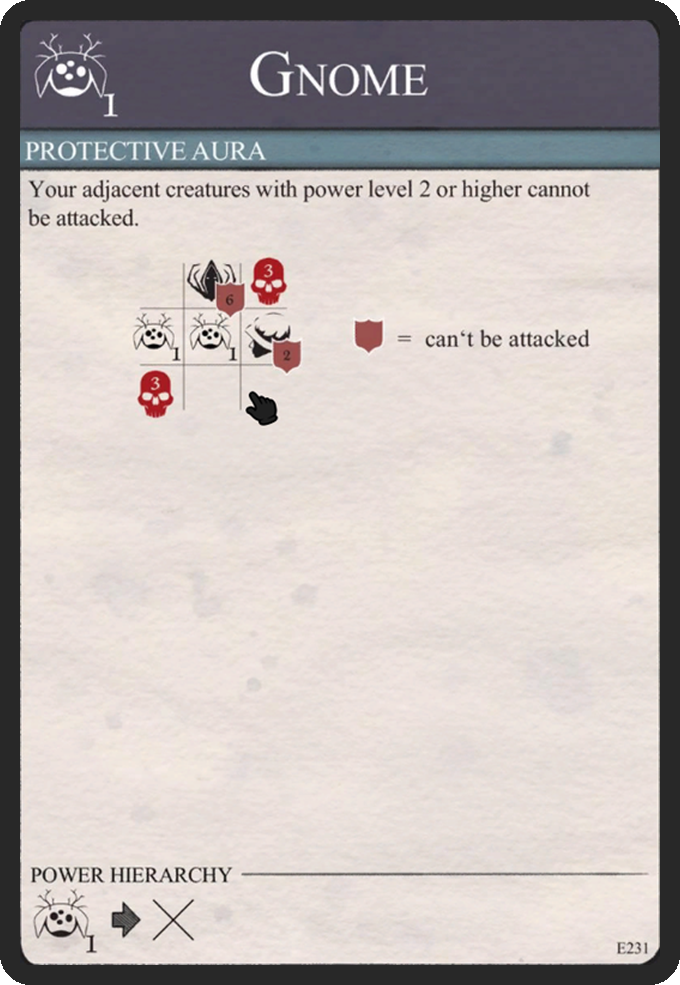
#> input picture img/BoD/rules/1.png, 680 x 985 px; its folder holds only this picture in this run
$ python normalize-rule-cards.py
#> lines starting #> are read from the running program, lines starting #| are printed output that depends on the picture; after the words box and inside, x2 and y2 are one past the last pixel; in counts of white or black regions, pixels touching at a corner belong together
"""Give every rule card image the same pixel size and the same dark frame.

The scans differ in size and in how much dark border surrounds the paper.
Text cards: the paper area is detected, scaled to one size and framed again.
Artwork cards: scaled to fill the whole card. All get the same rounded corners.
Run from the repository root: python3 tools/normalize-rule-cards.py
"""
import glob
import numpy as np
from PIL import Image, ImageDraw

W, H = 680, 985          # final card size (px)
FRAME = 20               # dark frame width around the paper
PAPER_ASPECT = 0.677     # paper width / height of the printed cards
RADIUS = 30
FRAME_RGB = (40, 40, 40)


def paper_box(img):
    a = np.asarray(img.convert("L")).astype(int)
    light = a > 90
    rows = np.where(light.mean(1) > 0.5)[0]
    cols = np.where(light.mean(0) > 0.5)[0]
    left, right, bottom = cols[0], cols[-1] + 1, rows[-1] + 1
    # The top edge is derived from the aspect ratio because some sets have a
    # dark header bar that would otherwise be taken as frame.
    top = max(0, int(round(bottom - (right - left) / PAPER_ASPECT)))
    return left, top, right, bottom


def rounded_mask():
    m = Image.new("L", (W, H), 0)
    ImageDraw.Draw(m).rounded_rectangle((0, 0, W - 1, H - 1), RADIUS, fill=255)
    return m


def cover(img, w, h):
    scale = max(w / img.width, h / img.height)
    img = img.resize((round(img.width * scale), round(img.height * scale)), Image.LANCZOS)
    x, y = (img.width - w) // 2, (img.height - h) // 2
    return img.crop((x, y, x + w, y + h))


def main():
    files = sorted(glob.glob("img/*/rules/*.png") + glob.glob("img/global/*.png"))
    mask = rounded_mask()
#> in rounded_mask, `m = Image.new("L", (W, H), 0)`: m: PIL image 680x985 L; every value is 0
#> in rounded_mask, `ImageDraw.Draw(m).rounded_rectangle((0, 0, W - 1, H - 1), RADIUS, fill..`:
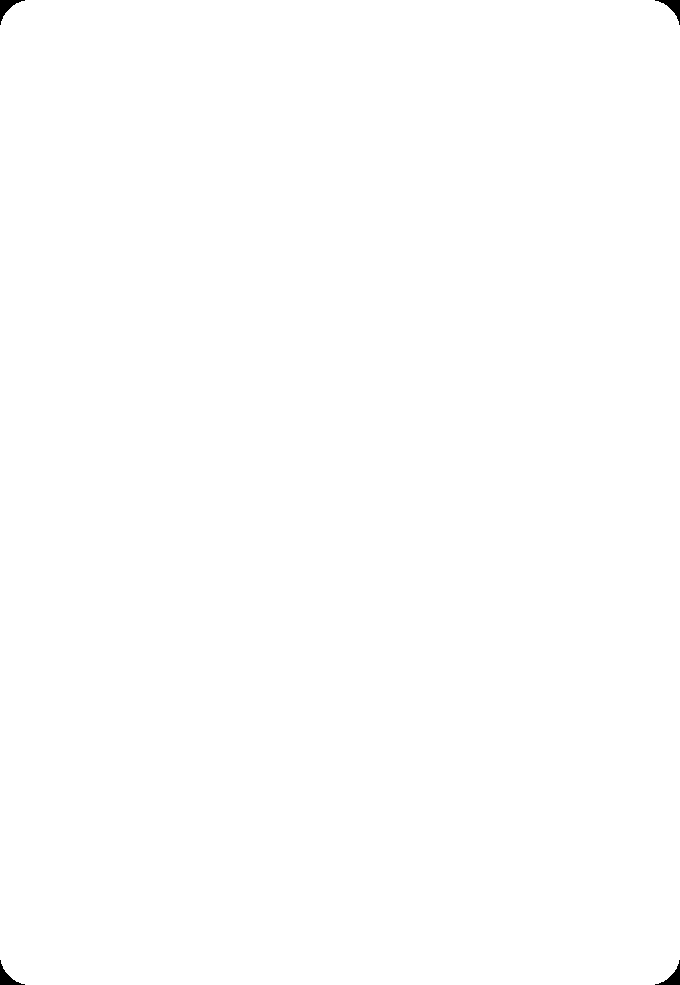
#> m: PIL image 680x985 L; 99.9% white; 4 black regions, box (x1, y1, x2, y2) and area: (0, 0, 25, 25) 203, (655, 0, 680, 25) 203, (0, 960, 25, 985) 203, (655, 960, 680, 985) 203
    for f in files:
        src = Image.open(f).convert("RGB")
        if f.endswith("artwork.png"):
            card = cover(src, W, H)
        else:
            paper = src.crop(paper_box(src)).resize((W - 2 * FRAME, H - 2 * FRAME), Image.LANCZOS)
#> in paper_box, `light = a > 90`:
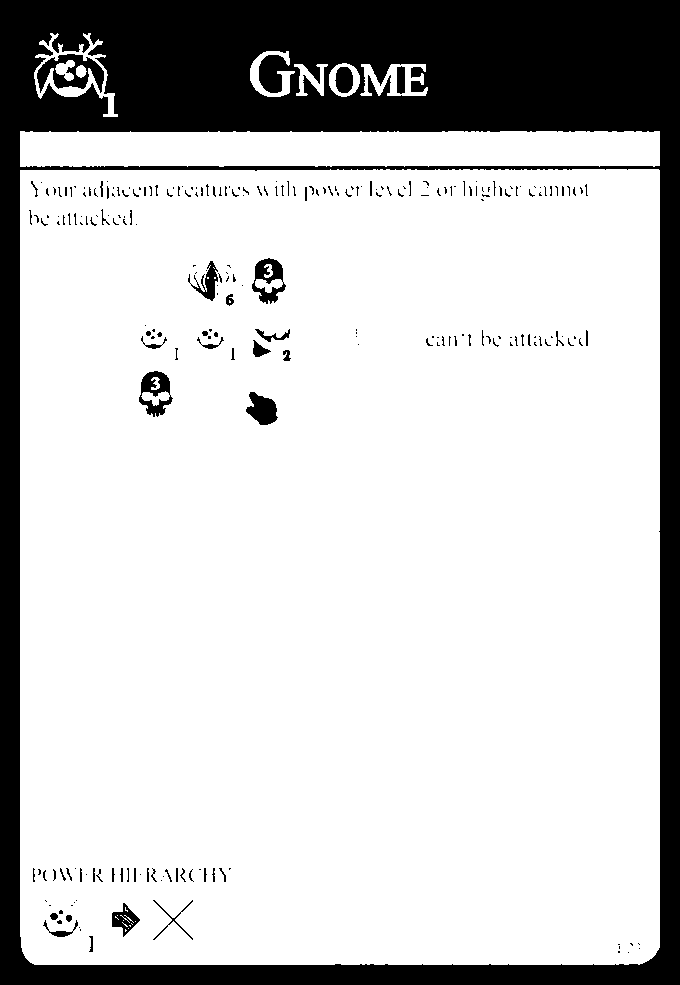
#> light: shape (985, 680) bool; 79% white; 244 black regions (188 under 20 px), largest, box (x1, y1, x2, y2) and area: (0, 0, 680, 985) 132481, (37, 54, 104, 93) 1263, (139, 371, 173, 417) 786
#> in paper_box, `rows = np.where(light.mean(1) > 0.5)[0]`: rows = 829 values from 132 to 964
#> in paper_box, `cols = np.where(light.mean(0) > 0.5)[0]`: cols = 640 values from 20 to 659
#> in paper_box, `left, right, bottom = cols[0], cols[-1] + 1, rows[-1] + 1`: left = 20; right = 660; bottom = 965
#> in paper_box, `top = max(0, int(round(bottom - (right - left) / PAPER_ASPECT)))`: top = 20
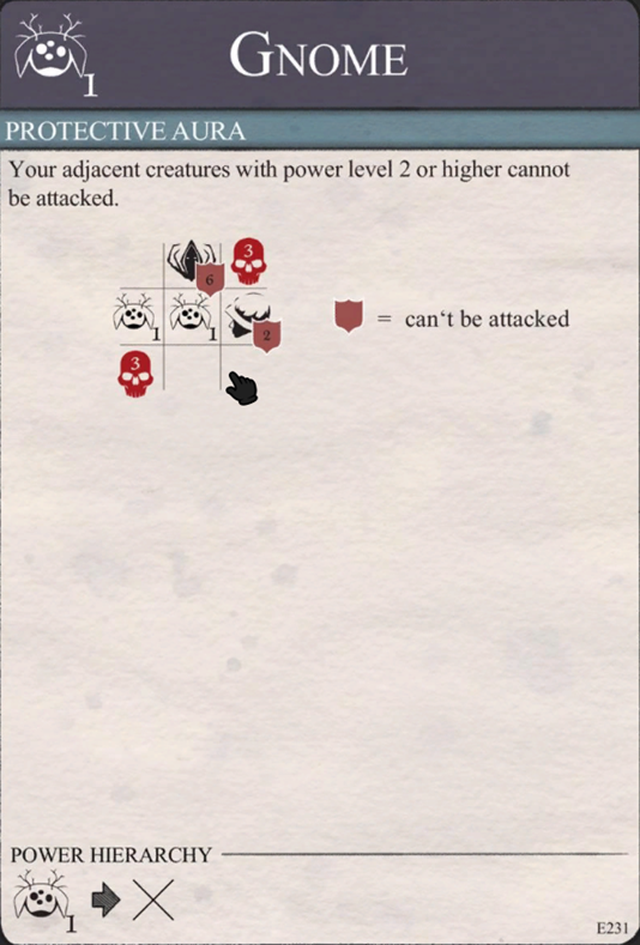
#> paper: PIL image 640x945 RGB; mean R, G, B 206.9, 198.3, 195.8
            card = Image.new("RGB", (W, H), FRAME_RGB)
#> card: PIL image 680x985 RGB; every value is 40
            card.paste(paper, (FRAME, FRAME))
        out = Image.new("RGBA", (W, H), (0, 0, 0, 0))
#> out: PIL image 680x985 RGBA; every value is 0
        out.paste(card, (0, 0), mask)
#> out is the input picture: PIL image 680x985 RGBA; mean R, G, B, A 190.6, 182.8, 180.6, 254.7
        out.save(f, optimize=True)
        print(f, src.size, "->", out.size)
#| img/BoD/rules/1.png (680, 985) -> (680, 985)


if __name__ == "__main__":
    main()
